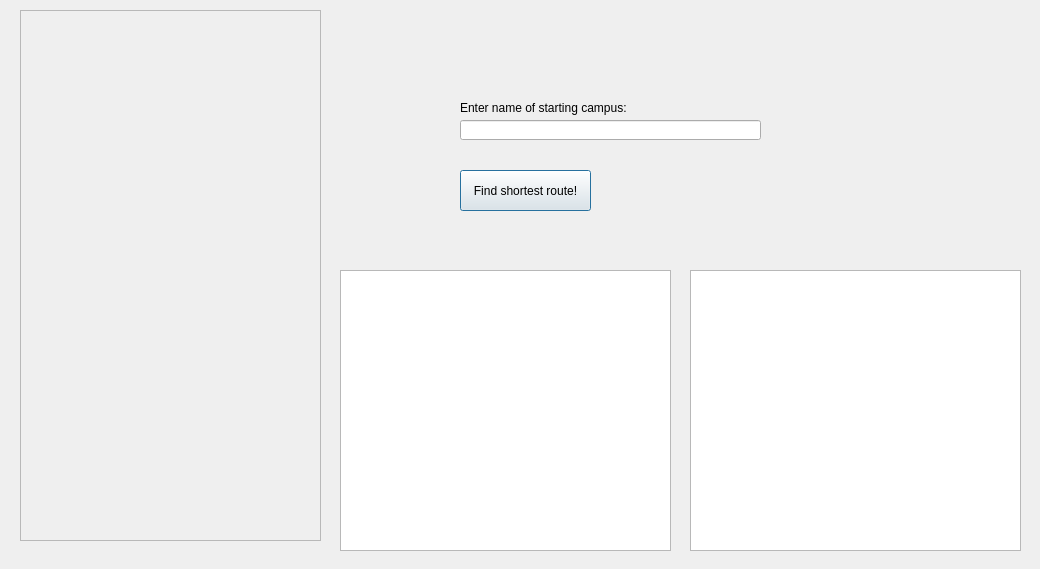
<?xml version="1.0" encoding="UTF-8"?>
<ui version="4.0">
 <class>tripPlanner</class>
 <widget class="QDialog" name="tripPlanner">
  <property name="geometry">
   <rect>
    <x>0</x>
    <y>0</y>
    <width>1040</width>
    <height>569</height>
   </rect>
  </property>
  <property name="windowTitle">
   <string>Dialog</string>
  </property>
  <widget class="QScrollArea" name="CollegeList_scrollArea">
   <property name="geometry">
    <rect>
     <x>20</x>
     <y>10</y>
     <width>301</width>
     <height>531</height>
    </rect>
   </property>
   <property name="widgetResizable">
    <bool>true</bool>
   </property>
   <widget class="QWidget" name="scrollAreaWidgetContents">
    <property name="geometry">
     <rect>
      <x>0</x>
      <y>0</y>
      <width>299</width>
      <height>529</height>
     </rect>
    </property>
   </widget>
  </widget>
  <widget class="QPushButton" name="pushButton">
   <property name="geometry">
    <rect>
     <x>460</x>
     <y>170</y>
     <width>131</width>
     <height>41</height>
    </rect>
   </property>
   <property name="text">
    <string>Find shortest route!</string>
   </property>
  </widget>
  <widget class="QLineEdit" name="colName">
   <property name="geometry">
    <rect>
     <x>460</x>
     <y>120</y>
     <width>301</width>
     <height>20</height>
    </rect>
   </property>
  </widget>
  <widget class="QLabel" name="startCampusHeader">
   <property name="geometry">
    <rect>
     <x>460</x>
     <y>100</y>
     <width>221</width>
     <height>16</height>
    </rect>
   </property>
   <property name="text">
    <string>Enter name of starting campus:</string>
   </property>
  </widget>
  <widget class="QLabel" name="warningLabel">
   <property name="geometry">
    <rect>
     <x>460</x>
     <y>150</y>
     <width>291</width>
     <height>16</height>
    </rect>
   </property>
   <property name="text">
    <string/>
   </property>
  </widget>
  <widget class="QTableView" name="sadView">
   <property name="geometry">
    <rect>
     <x>340</x>
     <y>270</y>
     <width>331</width>
     <height>281</height>
    </rect>
   </property>
  </widget>
  <widget class="QTableView" name="sadView_2">
   <property name="geometry">
    <rect>
     <x>690</x>
     <y>270</y>
     <width>331</width>
     <height>281</height>
    </rect>
   </property>
  </widget>
 </widget>
 <resources/>
 <connections>
  <connection>
   <sender>pushButton</sender>
   <signal>clicked()</signal>
   <receiver>tripPlanner</receiver>
   <slot>onPlanClick()</slot>
   <hints>
    <hint type="sourcelabel">
     <x>604</x>
     <y>291</y>
    </hint>
    <hint type="destinationlabel">
     <x>603</x>
     <y>619</y>
    </hint>
   </hints>
  </connection>
 </connections>
 <slots>
  <slot>onPlanClick()</slot>
 </slots>
</ui>
